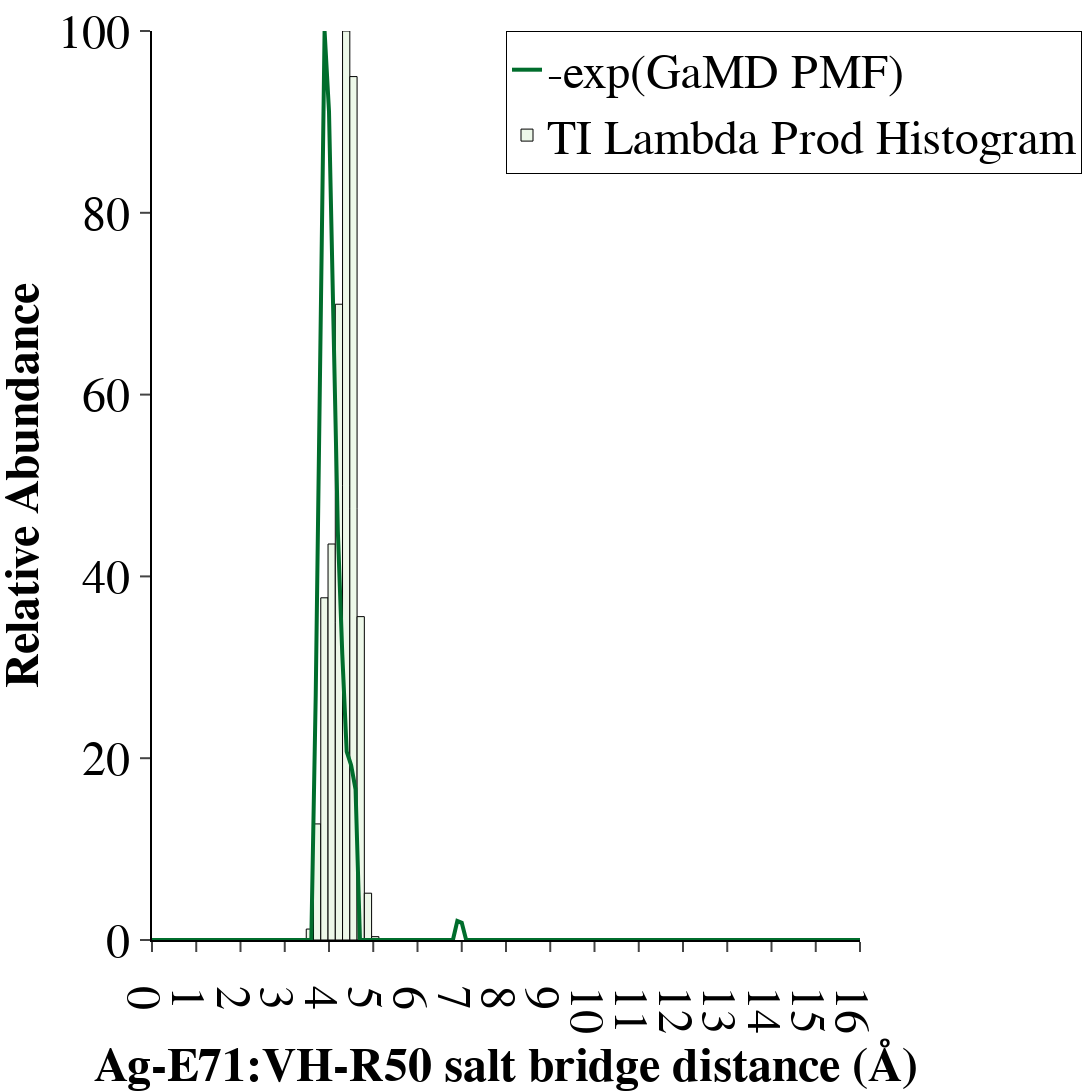

The code cell stored with this chart in its notebook:
### Code cell
fig_rst = plot_pmf_TI_1D_fig(E71_R399, geom_dvdls_rst, "E71_R399_ion", scaler=100, bins=10).update_layout(
    width=1500,
    height=1200,
    barmode="overlay",
    paper_bgcolor="white",
    plot_bgcolor="white",
    margin=dict(l=10, r=10, t=10, b=10),
    legend=dict(
        font=dict(size=48, color="black", family="Arial"),
        bordercolor="black",
        borderwidth=1,
        x=0.5, y=1
    )
).update_xaxes(
    range=[0,16],
    showline=True,
    linewidth=2,
    linecolor="black",
    dtick=1.0,
    ticks="outside", ticklen=10, tickwidth=2,
    tickfont=dict(size=48, color="black", family="Arial"),
    title=dict(
        text="<b>Ag-E71:VH-R50 salt bridge distance (Å)</b>" ,
        font=dict(family="Arial", size=48, color="black")
    )
).update_yaxes(
    range=[0, 100],
    linewidth=2,
    linecolor="black",
    tickfont=dict(size=48, color="black", family="Arial"),
    ticks="outside", ticklen=10, tickwidth=2,
    title=dict(
        text="<b>Relative Abundance</b>",
        font=dict(family="Arial", size=48, color="black")
    )
)
fig_rst.show(renderer="jupyterlab")

# os.chdir("/gstore/scratch/u/sastrys1/thermo-integration/paper_notebooks/images")
# fig_filt_rst.write_image("rst_r50_sb.png", width=1500, height=1200)

### Figure 1 — Plotly figure (JSON) as saved in the notebook; plotly's stock layout.template omitted (floating-point values rounded to 4 significant figures; data arrays with more than 128 entries replaced by an {"elided": "..."} marker saying what was removed)
{"data": [{"line": {"color": "#006d2c", "width": 4}, "mode": "lines", "name": "-exp(GaMD PMF)", "type": "scatter", "x": {"elided": "250 float values"}, "y": {"elided": "250 float values"}}, {"marker": {"color": "#edf8e9", "line": {"color": "black", "width": 1}}, "name": "TI Lambda Prod Histogram", "type": "bar", "width": [0.1641, 0.1641, 0.1641, 0.1641, 0.1641, 0.1641, 0.1641, 0.1641, 0.1641, 0.1641], "x": [3.568, 3.732, 3.896, 4.06, 4.224, 4.388, 4.553, 4.717, 4.881, 5.045], "y": [1.204, 12.77, 37.65, 43.56, 69.94, 100.0, 94.98, 35.57, 5.149, 0.3678]}], "layout": {"barmode": "overlay", "height": 1200, "legend": {"bordercolor": "black", "borderwidth": 1, "font": {"color": "black", "family": "Arial", "size": 48}, "x": 0.5, "y": 1}, "margin": {"b": 10, "l": 10, "r": 10, "t": 10}, "paper_bgcolor": "white", "plot_bgcolor": "white", "width": 1500, "xaxis": {"dtick": 1, "linecolor": "black", "linewidth": 2, "range": [0, 16], "showline": true, "tickfont": {"color": "black", "family": "Arial", "size": 48}, "ticklen": 10, "ticks": "outside", "tickwidth": 2, "title": {"font": {"color": "black", "family": "Arial", "size": 48}, "text": "<b>Ag-E71:VH-R50 salt bridge distance (Å)</b>"}, "type": "linear"}, "yaxis": {"linecolor": "black", "linewidth": 2, "range": [0, 100], "tickfont": {"color": "black", "family": "Arial", "size": 48}, "ticklen": 10, "ticks": "outside", "tickwidth": 2, "title": {"font": {"color": "black", "family": "Arial", "size": 48}, "text": "<b>Relative Abundance</b>"}, "type": "linear"}}}
